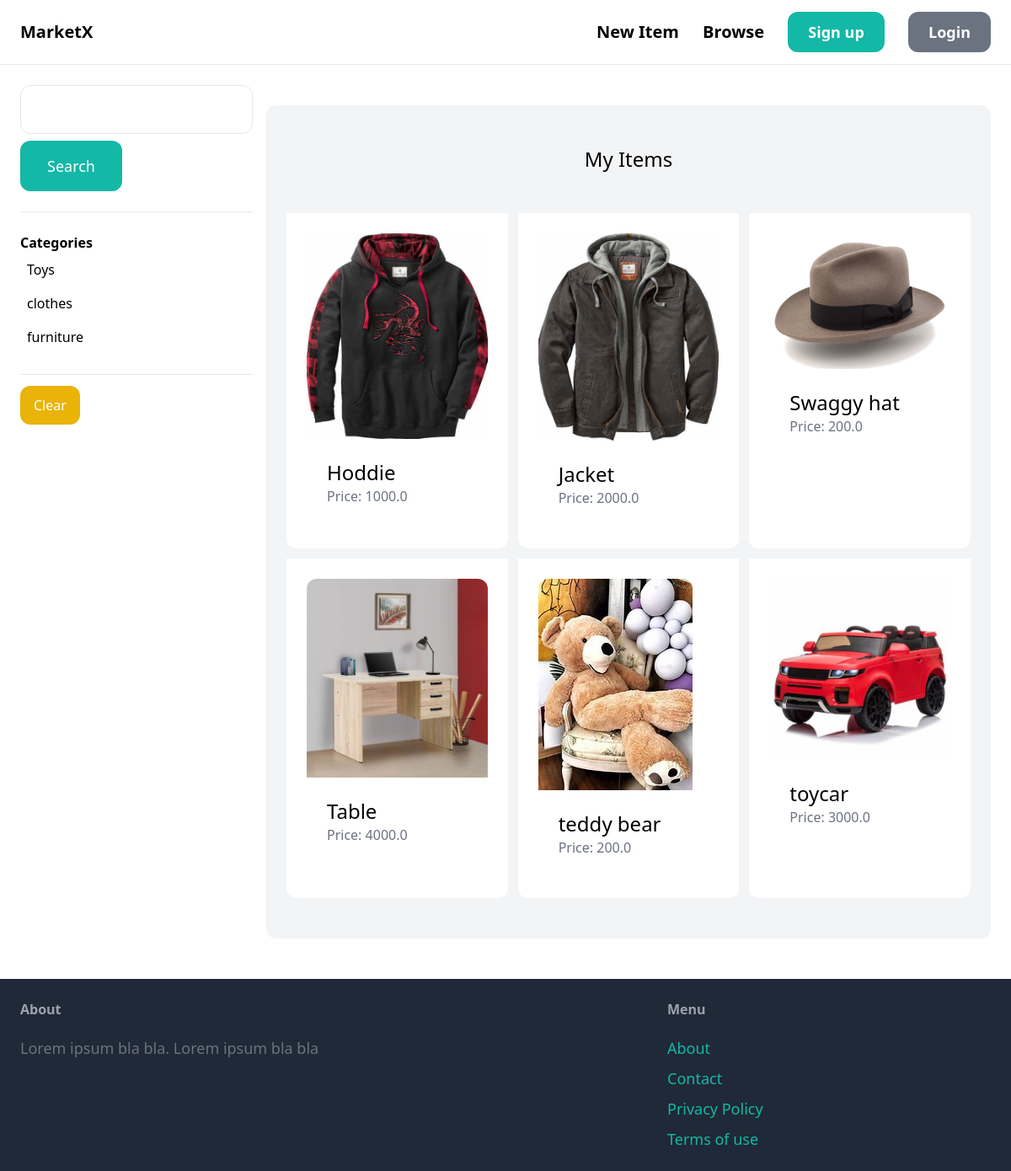
The page /item/ on the database its author committed.
### item/models.py (models this page shows, shortened)
class Category(models.Model):
    name=models.CharField(max_length=255)
    class Meta:
        verbose_name_plural='Categories'
        ordering=('name',)

class Items(models.Model):
    name=models.CharField(max_length=255)
    category=models.ForeignKey(Category,related_name='items',on_delete=models.CASCADE)
    description=models.TextField(blank=True, null=True)
    price=models.FloatField()
    image=models.ImageField(upload_to="item_images",blank=True, null=True)
    is_sold=models.BooleanField(default=False)
    created_by=models.ForeignKey(User, related_name='items',on_delete=models.CASCADE)
    created_at=models.DateTimeField(auto_now_add=True)
    class Meta:
        verbose_name_plural="Items"
        ordering=('name',)

### item/views.py (the view)
# urls.py: path('', views.items, name='items'),
def items(request):
    query=request.GET.get('query','')
    category_id=request.GET.get('category',0)
    items=Items.objects.filter(is_sold=False)
    categories=Category.objects.all()
    if query:
        items=items.filter(Q(name__icontains=query)|Q(description__icontains=query))
    if category_id:
        items=items.filter(category_id=category_id)
    return render(request, 'item/items.html', {
        'items':items,
        'query':query,
        'category':categories,
        'category_id':int(category_id),
    })

### item/templates/item/items.html (shortened to what this page needs)
{%extends 'core/base.html'%}
{%block content%}
    <div class="pb-6 grid grid-cols-4 gap-4">
        <div class="col-span-1">
            <form method="get" action="{%url 'item:items'%}">
                <input name="query" class="w-full py-4 px-6 border rounded-xl" type="text" value="{{query}}">
                <button class="mt-2 py-4 px-8 text-lg bg-teal-500 text-white rounded-xl">Search</button>
            </form>
            <hr class="my-6">
            <p class="font-semibold">Categories</p>
            <ul>
                {%for category in category%}
                <li class="py-2 px-2 rounded-xl {%if category.id == category_id%} bg-gray-200 {%endif%}">
                    <a href="{% url 'item:items'%}?query={{query}}&category={{category.id}}">{{category.name}}</a>
                </li>
                {%endfor%}
            </ul>
            <hr class="my-6">
            <ul>
                <li><a href="{%url 'item:items'%}" class=" mt-2 py-3 px-4 text-md text-white bg-yellow-500 rounded-xl">Clear</a></li>
            </ul>
        </div>
        <div class="col-span-3">
        <div class='mt-6 px-6 py-12 bg-gray-100 rounded-xl'>
    <h2 class="mb-12 text-2xl text-center">My Items</h2>
    <div class="grid grid-cols-3 gap-3">
        {%for item in items%}
        <div class="p-6 bg-white rounded-b-xl">
        <a href="{%url 'item:detail' item.id%}">
            <div>
                <img src="{{item.image.url}}" class="rounded-t-xl ">
            </div>
        </a>
            <div class="p-6 bg-white rounded-b-xl">
                <h2 class="text-2xl">{{item.name}} </h2>
                <p class="text-gray-500">Price: {{item.price}}</p>
            </div>
        </div>
        {%endfor%}
</div>
</div>
        </div>
    </div>
{%endblock%}

### rows shown on the page
Category: name "Toys"
Category: name "clothes"
Category: name "furniture"
Items: image (picture), name "Hoddie", price "1000.0"
Items: image (picture), name "Jacket", price "2000.0"
Items: image (picture), name "Swaggy hat", price "200.0"
Items: image (picture), name "Table", price "4000.0"
Items: image (picture), name "teddy bear", price "200.0"
Items: image (picture), name "toycar", price "3000.0"
